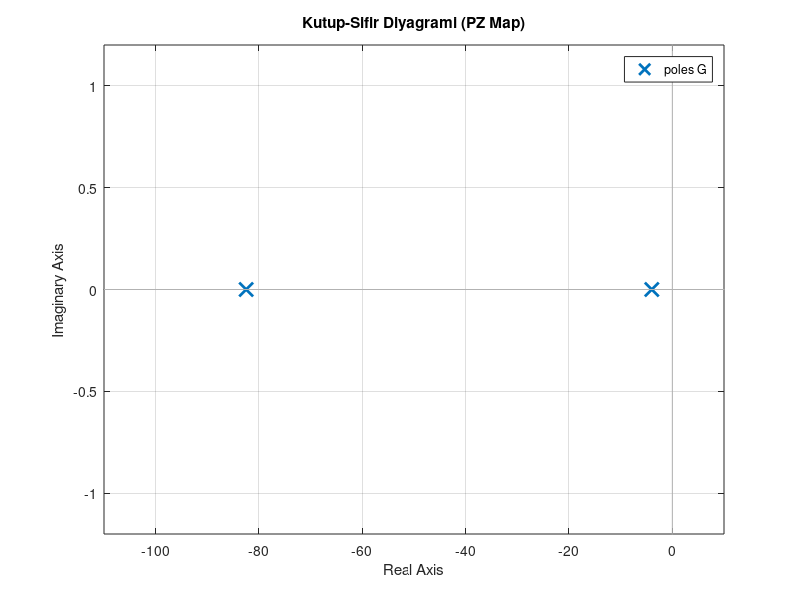

Source code (MATLAB):
%1.1 TF ile tanımlama
% DC Motor (DC-4)
R = 5.0;
L = 0.06;
J = 0.0016;
b = 0.005;
K = 0.08;

s = tf('s');
G = K / ( (L*s + R)*(J*s + b) + K^2 );


%Kutupları ve varsa sıfırları bulma
p = pole(G);
z = zero(G);

%pzmap ile kutup–sıfır diyagramı
figure;
pzmap(G);
grid on;
title('Kutup-Sifir Diyagrami (PZ Map)');
